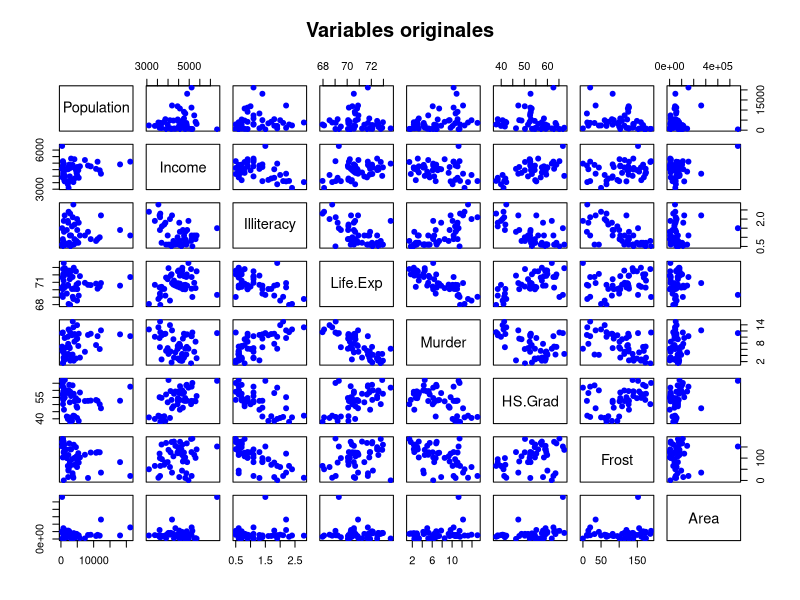

This chart was generated by the following R code: (Note: this script raises an error after producing the figure.)

#Analisis de componentes principales
x<-as.data.frame(state.x77)

#2.- Quitar los espacios de los nombres
colnames(x)[4]="Life.Exp"
colnames(x)[6]= "HS.Grad"

# 3.- Se definen n (numero de estados) y p (variables)
dim(x)

n<-dim(x)[1]
p<-dim(x)[2]

# 4.- Generaci?n de un scatterplot
# de las variables originales
pairs(x,col="blue", pch=19, 
      main="Variables originales")

#5.- Obtenci?n de los componentes principales
# con base en la matriz de covarianza muestral
mu<-colMeans(x)
s<-cov(x)

#6.- Obtenci?n de los componentes principales 
# con base a la matriz de covarianza muestral
es<-eigen(s)
es

# 7.- Matriz de auto-valores
eigen.val<-es$values

# 8.- Matriz de auto-vectores
eigen.vec<-es$vectors

# Proporci?n de variabilidad para cada valor
pro.var<-eigen.val/sum(eigen.val)

# Proporci?n de variabilidad acumulada
pro.var.acum<-cumsum(eigen.val)/sum(eigen.val)

#----------------------------------
# Obtencion de los componentes principales con
# base en la matriz de correlaciones muestrales
#---------------------------------------

R<-cor(x)
eR<-eigen(R)
eR

# Obtenci?n de auto-valores
eigen.val<-eR$values

# Obtenci?n de auto-vectores
eigen.vec<-eR$vectors

# Proporcion de variablidad
pro.var<-eigen.val/sum(eigen.val)

# Proporcion de variabilidad acumulada
pro.var.acum<-cumsum(eigen.val)/sum(eigen.val)

# Media de los auto-valores
mean(eigen.val)

#---------------------------
# Obtencion de los coeficientes (nuevas variables)
# 
#--------------------------

# 1.- Centrar los datos con respecto a la media
ones<-matrix(rep(1,n),nrow=n, ncol=1)

# 2.- Construccion de la matriz centrada
X.cen<-as.matrix(x)-ones%*%mu
X.cen

# 3.- Construccion de la matriz diagonal de las 
# varianzas
Dx<-diag(diag(s))
Dx

# 4.- Construccion de la matriz centrada multiplicada
# por Dx^1/2

Y<-X.Cen%*%solve(Dx)^(1/2)
Y #datos normalizados

# 5.- Construccion de los coeficientes o scores
# eigen.vec matriz de autovectores
scores<-Y%*%eigen.vec

# Nombramos las columnas PC1...PC8
colnames(scores)<-c("PC1","PC2","PC3","PC4", "PC5",
                   "PC6","PC7", "PC8")

# visualizamos
scores

# Generacion del grafico de los scores
pairs(scores, main="scores", col="blue", pch=19)

#--------------------------------------
#  PCA sintetizado
#-------------------------------------

View(x)
head(x)

# Aplicar el c?lculo de la varianza a las columnas 
# 1=filas, 2=columnas
apply(x, 2, var)

# centrado por la media y escalada por 
# la desviacion standar (dividir entre sd).

acp<-prcomp(x, center=TRUE, scale=TRUE)
acp

# Generacion del gr?, fico screeplot
plot(acp, type="l")

# Visualizar el resumen
summary(acp)

# Construcci?n del Biplot
biplot(acp, scale=0)

# Componente principal calculada
# Suma del producto de la matriz acp de cada uno
# de los componentes por el dato de la matriz original
# por filas
# filas = 1
# columnas = 2
pc1<-apply(acp$rotation[,1]*x, 1, sum)
pc2<-apply(acp$rotation[,2]*x, 1, sum)
pc3<-apply(acp$rotation[,3]*x, 1, sum)

x$pc1<-pc1
x$pc2<-pc2
x$pc3<-pc3
